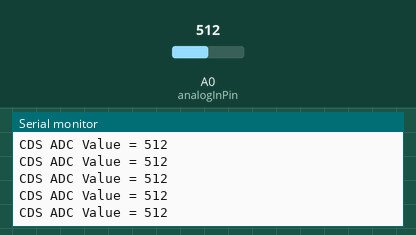
Simulated run of this sketch. Board: Arduino Uno, built with avr-gcc and run on an emulated ATmega328P. Shown: the last lines printed to the serial monitor. The test bench sets the inputs (shaded band); at power-on: A0 (analogInPin) = 512.

Above: at 1.2 s.
1.3 s: A0 (analogInPin) set to 716
At 1.31 s:
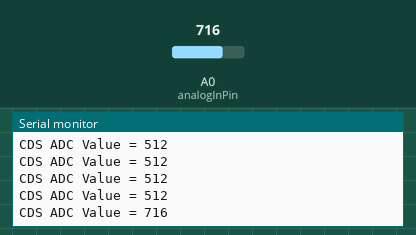
2.8 s: A0 (analogInPin) set to 900
At 2.82 s:
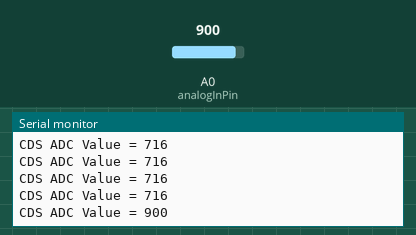
Timing chart, 0 to 5.8 s (numbered marks = the images above; inputs shaded):
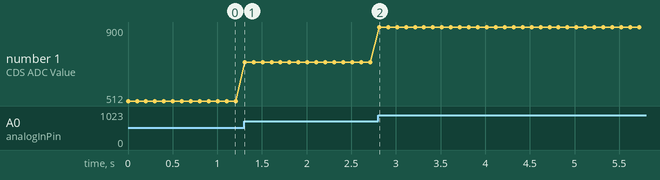

The sketch:

Pro5_analog_in_cds.ino
```cpp
int analogInPin = A0;
int sensorADC = 0;

void setup() {
 Serial.begin(9600);
}

void loop() {
  sensorADC = analogRead(analogInPin);
  Serial.print("CDS ADC Value = ");
  Serial.println(sensorADC);

  delay(100);
}
```

Measured:
- after the input at 1.3 s, the serial monitor: prints a new line at once (image 1)
- after the input at 2.8 s, the serial monitor: prints a new line at once (image 2)
- plotted number 1: 512 → 716 after the input at 1.3 s, 716 → 900 after the input at 2.8 s
